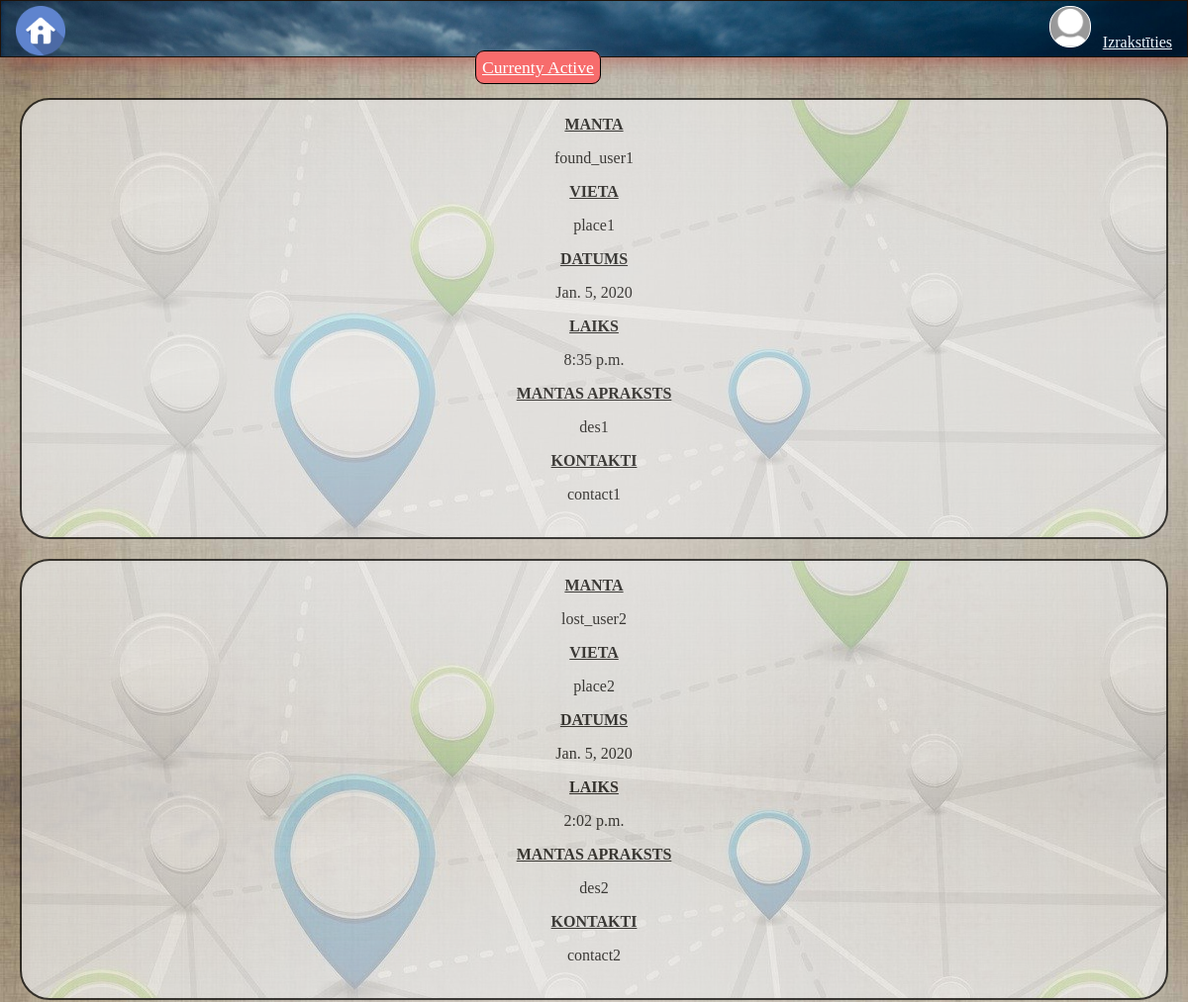
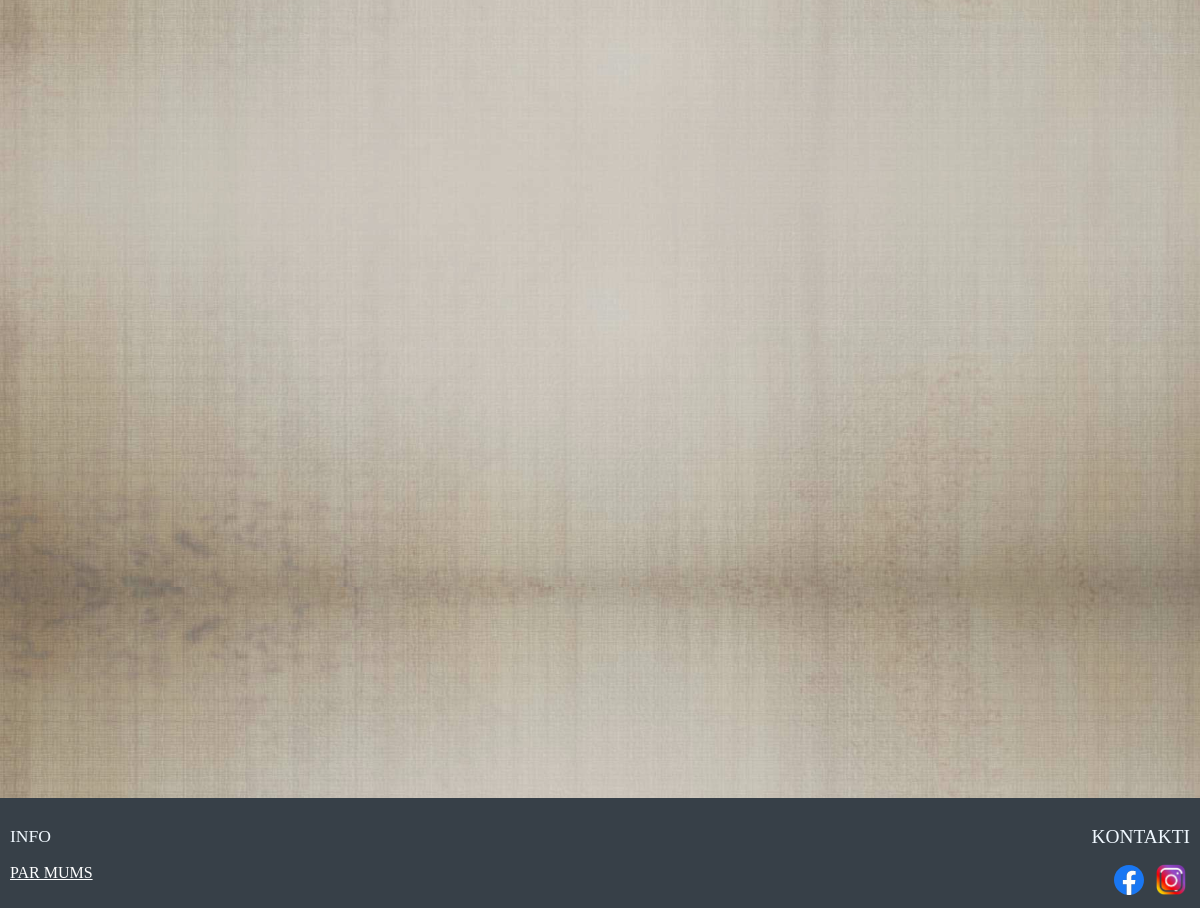
Screenshot of /profile/my_found_things/ (signed in) with the database file from the repository (2 pictures, top to bottom).
### users/models.py (models this page shows, shortened)
class Profile(models.Model):
    user=models.OneToOneField(User,on_delete=models.CASCADE)
    image=models.ImageField(default='default.jpg',upload_to='profile_pics')

class itemfoundfull(models.Model):
    product_title = models.CharField(max_length=100)
    place = models.TextField(default='Found this item near ..')
    date = models.DateField()
    time=models.TimeField()
    description = models.TextField()
    contactme = models.CharField(max_length=150,default='email')
    username=models.CharField(max_length=100,blank=True,default='NULL')

### users/views.py (the view)
# urls.py: path('profile/my_found_things/',found,name='found_specific'),
@login_required
def found(request):
    obj=itemfoundfull.objects.all()
    obj1=reversed(obj)
    context={
        'objectt':obj1,
        }
    return render(request,"found_specific.html",context)

### templates/found_specific.html (shortened to what this page needs)
{%include 'base.html'%}
{%include 'header.html'%}
<a href="active/" class="currently">Currenty Active</a>
<div style="padding-bottom: 780px;">
{%for data in objectt%}
    {% if data.username == user.username %}
            <div class="list1 common" onclick="window.location.href = ''">
                <p><u><b>MANTA</b></u></p>
                <p> {{data.product_title}}</p>
                <p><u><b>VIETA</b></u></p>
                <p>{{data.place}}</p>
                <p><u><b>DATUMS</b></u></p>
                <p>{{data.date}}</p>
                <p><u><b>LAIKS</b></u></p>
                <p>{{data.time}}</p>
                <p><u><b>MANTAS APRAKSTS</b></u></p>
                <p>{{data.description}}</p>
                <p><u><b>KONTAKTI</b></u></p>
                <p>{{data.contactme}}</p>
                <br>
            </div>
    {% endif %}
{% endfor %}
</div>
{% include 'footer.html' %}

### templates/header.html
{% load static %}
<header><div class="border">
    <a href="https://www.iiitb.ac.in/" target="_blank">
    <a href="/">
        <img src="{%static '/css/images/home.png'%}" alt="home-icon" class="icon" width="50px" align="left" style="margin-left:1%;padding-bottom: 0%;"></a>
    <div align="right">
        {% if user.is_authenticated %}
            <a href="/profile/" style="margin-bottom: 0%;"><img src="{{ user.profile.image.url }}" alt="profile" width="40px" class="icon" style="border: 1px solid white;border-radius: 20px;background-color: aliceblue;"></a>&nbsp;&nbsp;
            <a href="/logout/" class="links" style="color: aliceblue;">Izrakstīties</a> &nbsp;&nbsp;
        {% else %}
            <a href="/login/" class="links" style="color: aliceblue;">Pievienoties</a> &nbsp;&nbsp;
            <a href="/register/" class="links" style="color: aliceblue;">Reģistrēties</a> &nbsp;&nbsp;
            <br><br><br>
        {% endif %}
    </div>
    </div>
</header>

### static/css/style.css (style rules this page uses)
body { margin:0px; padding:0px; background-color: whitesmoke ; background-size:100%; background-image: url("images/background_header.jpg"); }
header { background-image: url("images/header.jpg"); border:1px solid #1f1209; padding:5px 3px 5px 3px; background-size: 100%; }
.common { margin: 20px; text-align: center; font-family: serif; color: black; border: 2px solid black; opacity: 0.7; transition: box-shadow 0.4s; background-image: url("images/background2.jpg"); border-radius: 30px; cursor: pointer; }
a:link { color:#ffffff ; }
.currently { font-size: 110%; border: 1px solid black; border-radius: 9px; padding: 0.5% 0.5%; margin-left: 40%; background-color: rgb(247, 108, 108); }

### rows the page displays
itemfoundfull: product_title "found_user1", place "place1", date "Jan. 5, 2020", time "8:35 p.m.", description "des1", contactme "contact1"
itemfoundfull: product_title "lost_user2", place "place2", date "Jan. 5, 2020", time "2:02 p.m.", description "des2", contactme "contact2"
